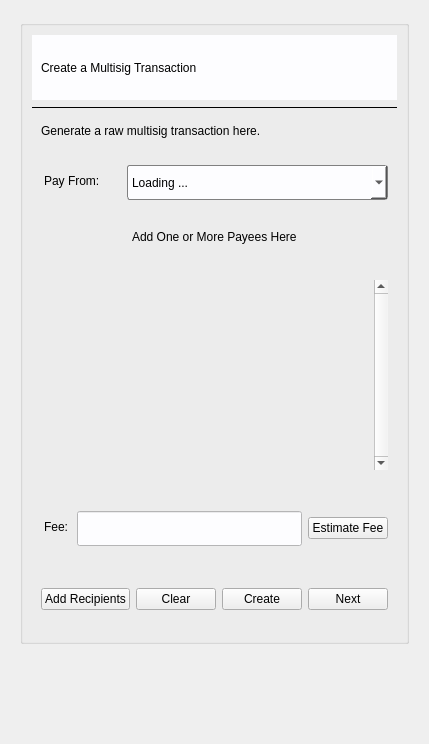
         <widget class="QWidget" name="multisig_send_page">
          <property name="minimumSize">
           <size>
            <width>0</width>
            <height>35</height>
           </size>
          </property>
          <layout class="QGridLayout" name="gridLayout_31">
           <item row="0" column="0">
            <widget class="QFrame" name="frame_28">
             <property name="frameShape">
              <enum>QFrame::NoFrame</enum>
             </property>
             <property name="frameShadow">
              <enum>QFrame::Raised</enum>
             </property>
             <layout class="QGridLayout" name="gridLayout_32">
              <item row="0" column="0">
               <widget class="QGroupBox" name="groupBox_5">
                <property name="title">
                 <string/>
                </property>
                <layout class="QGridLayout" name="gridLayout_33">
                 <item row="8" column="0">
                  <widget class="QFrame" name="frame_96">
                   <property name="minimumSize">
                    <size>
                     <width>0</width>
                     <height>65</height>
                    </size>
                   </property>
                   <property name="maximumSize">
                    <size>
                     <width>16777215</width>
                     <height>65</height>
                    </size>
                   </property>
                   <property name="frameShape">
                    <enum>QFrame::NoFrame</enum>
                   </property>
                   <property name="frameShadow">
                    <enum>QFrame::Plain</enum>
                   </property>
                   <layout class="QGridLayout" name="gridLayout_125">
                    <item row="0" column="0">
                     <widget class="QPushButton" name="multi_add_btn">
                      <property name="toolTip">
                       <string>Click to add more payees.</string>
                      </property>
                      <property name="text">
                       <string>Add Recipients</string>
                      </property>
                     </widget>
                    </item>
                    <item row="0" column="1">
                     <widget class="QPushButton" name="multi_clear_btn">
                      <property name="toolTip">
                       <string>Click to clear out transaction.</string>
                      </property>
                      <property name="text">
                       <string>Clear</string>
                      </property>
                     </widget>
                    </item>
                    <item row="0" column="2">
                     <widget class="QPushButton" name="multi_create_btn">
                      <property name="toolTip">
                       <string>Click to create the raw transaction.</string>
                      </property>
                      <property name="text">
                       <string>Create</string>
                      </property>
                     </widget>
                    </item>
                    <item row="0" column="3">
                     <widget class="QPushButton" name="multi_sign_btn2">
                      <property name="enabled">
                       <bool>true</bool>
                      </property>
                      <property name="toolTip">
                       <string>Click to sign your transaction. You will be redirected to the signing page.</string>
                      </property>
                      <property name="text">
                       <string>Next</string>
                      </property>
                     </widget>
                    </item>
                   </layout>
                  </widget>
                 </item>
                 <item row="0" column="0">
                  <widget class="QFrame" name="frame_33">
                   <property name="minimumSize">
                    <size>
                     <width>0</width>
                     <height>65</height>
                    </size>
                   </property>
                   <property name="maximumSize">
                    <size>
                     <width>16777215</width>
                     <height>65</height>
                    </size>
                   </property>
                   <property name="styleSheet">
                    <string notr="true">background-color: rgb(253, 253, 255);
font: 24pt &quot;Helvetica&quot;;</string>
                   </property>
                   <property name="frameShape">
                    <enum>QFrame::NoFrame</enum>
                   </property>
                   <property name="frameShadow">
                    <enum>QFrame::Raised</enum>
                   </property>
                   <layout class="QVBoxLayout" name="verticalLayout_18">
                    <item>
                     <widget class="QLabel" name="label_16">
                      <property name="styleSheet">
                       <string notr="true">font: 24pt &quot;Helvetica&quot;;
</string>
                      </property>
                      <property name="text">
                       <string>Create a Multisig Transaction</string>
                      </property>
                     </widget>
                    </item>
                   </layout>
                  </widget>
                 </item>
                 <item row="1" column="0">
                  <widget class="Line" name="line_8">
                   <property name="frameShadow">
                    <enum>QFrame::Plain</enum>
                   </property>
                   <property name="orientation">
                    <enum>Qt::Horizontal</enum>
                   </property>
                  </widget>
                 </item>
                 <item row="7" column="0">
                  <widget class="QFrame" name="multi_amt_frame">
                   <property name="minimumSize">
                    <size>
                     <width>0</width>
                     <height>65</height>
                    </size>
                   </property>
                   <property name="maximumSize">
                    <size>
                     <width>16777215</width>
                     <height>65</height>
                    </size>
                   </property>
                   <property name="styleSheet">
                    <string notr="true">QFrame#multi_amt_frame{border-radius: 3px;}</string>
                   </property>
                   <property name="frameShape">
                    <enum>QFrame::NoFrame</enum>
                   </property>
                   <property name="frameShadow">
                    <enum>QFrame::Raised</enum>
                   </property>
                   <layout class="QGridLayout" name="gridLayout_44">
                    <item row="0" column="1">
                     <widget class="QLineEdit" name="lineEdit_3">
                      <property name="minimumSize">
                       <size>
                        <width>0</width>
                        <height>35</height>
                       </size>
                      </property>
                      <property name="maximumSize">
                       <size>
                        <width>16777215</width>
                        <height>35</height>
                       </size>
                      </property>
                      <property name="toolTip">
                       <string>Set network transactions fees (optionally). Default setting is the safest.</string>
                      </property>
                      <property name="styleSheet">
                       <string notr="true">background-color: rgb(253, 253, 255);</string>
                      </property>
                      <property name="text">
                       <string/>
                      </property>
                      <property name="alignment">
                       <set>Qt::AlignLeading|Qt::AlignLeft|Qt::AlignVCenter</set>
                      </property>
                     </widget>
                    </item>
                    <item row="0" column="0">
                     <widget class="QLabel" name="label_20">
                      <property name="minimumSize">
                       <size>
                        <width>0</width>
                        <height>35</height>
                       </size>
                      </property>
                      <property name="styleSheet">
                       <string notr="true">font: 16pt 'Helvetica';
padding-bottom: 4px;</string>
                      </property>
                      <property name="text">
                       <string>Fee:</string>
                      </property>
                      <property name="alignment">
                       <set>Qt::AlignRight|Qt::AlignTrailing|Qt::AlignVCenter</set>
                      </property>
                     </widget>
                    </item>
                    <item row="0" column="2">
                     <widget class="QPushButton" name="fee_est2_btn">
                      <property name="text">
                       <string>Estimate Fee</string>
                      </property>
                     </widget>
                    </item>
                   </layout>
                  </widget>
                 </item>
                 <item row="2" column="0">
                  <widget class="QFrame" name="frame_70">
                   <property name="maximumSize">
                    <size>
                     <width>16777215</width>
                     <height>40</height>
                    </size>
                   </property>
                   <property name="styleSheet">
                    <string notr="true">QFrame#frame_70{border-radius: 3px;}
</string>
                   </property>
                   <property name="frameShape">
                    <enum>QFrame::NoFrame</enum>
                   </property>
                   <property name="frameShadow">
                    <enum>QFrame::Raised</enum>
                   </property>
                   <layout class="QGridLayout" name="gridLayout_9">
                    <item row="0" column="0">
                     <widget class="QLabel" name="label_55">
                      <property name="styleSheet">
                       <string notr="true">font: 16pt 'Helvetica';
</string>
                      </property>
                      <property name="text">
                       <string>Generate a raw multisig transaction here.</string>
                      </property>
                     </widget>
                    </item>
                   </layout>
                  </widget>
                 </item>
                 <item row="3" column="0">
                  <widget class="QFrame" name="frame_30">
                   <property name="minimumSize">
                    <size>
                     <width>0</width>
                     <height>60</height>
                    </size>
                   </property>
                   <property name="maximumSize">
                    <size>
                     <width>16777215</width>
                     <height>60</height>
                    </size>
                   </property>
                   <property name="styleSheet">
                    <string notr="true">QFrame#frame_30{border-radius: 3px;}
</string>
                   </property>
                   <property name="frameShape">
                    <enum>QFrame::NoFrame</enum>
                   </property>
                   <property name="frameShadow">
                    <enum>QFrame::Raised</enum>
                   </property>
                   <layout class="QGridLayout" name="gridLayout_34">
                    <item row="0" column="0">
                     <widget class="QLabel" name="label_14">
                      <property name="minimumSize">
                       <size>
                        <width>80</width>
                        <height>0</height>
                       </size>
                      </property>
                      <property name="maximumSize">
                       <size>
                        <width>80</width>
                        <height>16777215</height>
                       </size>
                      </property>
                      <property name="styleSheet">
                       <string notr="true">font: 16pt 'Helvetica';
padding-bottom: 4px;</string>
                      </property>
                      <property name="text">
                       <string>Pay From:</string>
                      </property>
                     </widget>
                    </item>
                    <item row="0" column="1">
                     <widget class="QComboBox" name="comboBox_2">
                      <property name="minimumSize">
                       <size>
                        <width>0</width>
                        <height>35</height>
                       </size>
                      </property>
                      <property name="toolTip">
                       <string>Choose multisig address to pay from.</string>
                      </property>
                      <property name="styleSheet">
                       <string notr="true">border-radius: 3px; 
border: 1px solid gray;
background-color: rgb(253, 253, 255);
selection-color: blue;</string>
                      </property>
                      <item>
                       <property name="text">
                        <string>Loading ...</string>
                       </property>
                      </item>
                     </widget>
                    </item>
                   </layout>
                  </widget>
                 </item>
                 <item row="5" column="0">
                  <widget class="QFrame" name="frame_80">
                   <property name="minimumSize">
                    <size>
                     <width>0</width>
                     <height>230</height>
                    </size>
                   </property>
                   <property name="styleSheet">
                    <string notr="true">QFrame#frame_80{border-radius: 3px;}</string>
                   </property>
                   <property name="frameShape">
                    <enum>QFrame::NoFrame</enum>
                   </property>
                   <property name="frameShadow">
                    <enum>QFrame::Raised</enum>
                   </property>
                   <layout class="QGridLayout" name="gridLayout_103">
                    <item row="0" column="0">
                     <widget class="QListWidget" name="rcp_list_2">
                      <property name="minimumSize">
                       <size>
                        <width>0</width>
                        <height>190</height>
                       </size>
                      </property>
                      <property name="maximumSize">
                       <size>
                        <width>16777215</width>
                        <height>190</height>
                       </size>
                      </property>
                      <property name="styleSheet">
                       <string notr="true">background-color: rgba(255, 255, 255, 0);</string>
                      </property>
                      <property name="frameShape">
                       <enum>QFrame::NoFrame</enum>
                      </property>
                      <property name="frameShadow">
                       <enum>QFrame::Plain</enum>
                      </property>
                      <property name="lineWidth">
                       <number>0</number>
                      </property>
                      <property name="verticalScrollBarPolicy">
                       <enum>Qt::ScrollBarAlwaysOn</enum>
                      </property>
                      <property name="autoScrollMargin">
                       <number>5</number>
                      </property>
                      <property name="selectionMode">
                       <enum>QAbstractItemView::NoSelection</enum>
                      </property>
                     </widget>
                    </item>
                   </layout>
                  </widget>
                 </item>
                 <item row="4" column="0" alignment="Qt::AlignHCenter">
                  <widget class="QLabel" name="label_17">
                   <property name="sizePolicy">
                    <sizepolicy hsizetype="Preferred" vsizetype="Preferred">
                     <horstretch>0</horstretch>
                     <verstretch>35</verstretch>
                    </sizepolicy>
                   </property>
                   <property name="minimumSize">
                    <size>
                     <width>0</width>
                     <height>35</height>
                    </size>
                   </property>
                   <property name="maximumSize">
                    <size>
                     <width>16777215</width>
                     <height>35</height>
                    </size>
                   </property>
                   <property name="styleSheet">
                    <string notr="true">font: 57 16pt 'Helvetica';
background-color: rgba(255, 255, 255, 0);</string>
                   </property>
                   <property name="text">
                    <string>Add One or More Payees Here</string>
                   </property>
                  </widget>
                 </item>
                </layout>
               </widget>
              </item>
              <item row="2" column="0">
               <spacer name="verticalSpacer_6">
                <property name="orientation">
                 <enum>Qt::Vertical</enum>
                </property>
                <property name="sizeHint" stdset="0">
                 <size>
                  <width>20</width>
                  <height>40</height>
                 </size>
                </property>
               </spacer>
              </item>
              <item row="1" column="0" alignment="Qt::AlignHCenter">
               <widget class="QLabel" name="label_65">
                <property name="minimumSize">
                 <size>
                  <width>0</width>
                  <height>34</height>
                 </size>
                </property>
                <property name="font">
                 <font>
                  <family>Helvetica</family>
                  <pointsize>16</pointsize>
                 </font>
                </property>
                <property name="styleSheet">
                 <string notr="true">background-color: rgba(255, 255, 255, 0);</string>
                </property>
                <property name="text">
                 <string/>
                </property>
               </widget>
              </item>
             </layout>
            </widget>
           </item>
          </layout>
         </widget>
